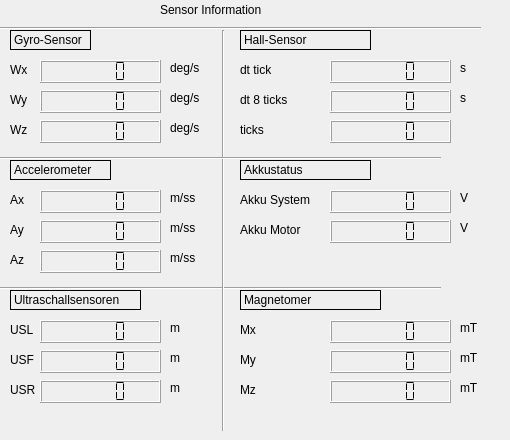
    <widget class="QWidget" name="tab">
     <attribute name="title">
      <string>Tab 1</string>
     </attribute>
     <widget class="QLabel" name="label_41">
      <property name="geometry">
       <rect>
        <x>460</x>
        <y>90</y>
        <width>41</width>
        <height>16</height>
       </rect>
      </property>
      <property name="text">
       <string>s</string>
      </property>
     </widget>
     <widget class="QLabel" name="label_54">
      <property name="geometry">
       <rect>
        <x>240</x>
        <y>350</y>
        <width>31</width>
        <height>20</height>
       </rect>
      </property>
      <property name="text">
       <string>My</string>
      </property>
     </widget>
     <widget class="QLabel" name="label_20">
      <property name="geometry">
       <rect>
        <x>10</x>
        <y>90</y>
        <width>21</width>
        <height>20</height>
       </rect>
      </property>
      <property name="text">
       <string>Wy</string>
      </property>
     </widget>
     <widget class="QLCDNumber" name="sensor_ax">
      <property name="geometry">
       <rect>
        <x>40</x>
        <y>190</y>
        <width>121</width>
        <height>23</height>
       </rect>
      </property>
      <property name="font">
       <font>
        <weight>75</weight>
        <bold>true</bold>
        <strikeout>false</strikeout>
        <kerning>true</kerning>
       </font>
      </property>
      <property name="segmentStyle">
       <enum>QLCDNumber::Flat</enum>
      </property>
     </widget>
     <widget class="QLabel" name="label_47">
      <property name="geometry">
       <rect>
        <x>460</x>
        <y>220</y>
        <width>16</width>
        <height>16</height>
       </rect>
      </property>
      <property name="text">
       <string>V</string>
      </property>
     </widget>
     <widget class="QLCDNumber" name="sensor_my">
      <property name="geometry">
       <rect>
        <x>330</x>
        <y>350</y>
        <width>121</width>
        <height>23</height>
       </rect>
      </property>
      <property name="font">
       <font>
        <weight>75</weight>
        <bold>true</bold>
        <strikeout>false</strikeout>
        <kerning>true</kerning>
       </font>
      </property>
      <property name="segmentStyle">
       <enum>QLCDNumber::Flat</enum>
      </property>
     </widget>
     <widget class="QLabel" name="label_30">
      <property name="geometry">
       <rect>
        <x>10</x>
        <y>30</y>
        <width>81</width>
        <height>20</height>
       </rect>
      </property>
      <property name="frameShape">
       <enum>QFrame::Box</enum>
      </property>
      <property name="midLineWidth">
       <number>0</number>
      </property>
      <property name="text">
       <string>Gyro-Sensor</string>
      </property>
     </widget>
     <widget class="QLCDNumber" name="sensor_usr">
      <property name="geometry">
       <rect>
        <x>40</x>
        <y>380</y>
        <width>121</width>
        <height>23</height>
       </rect>
      </property>
      <property name="font">
       <font>
        <weight>75</weight>
        <bold>true</bold>
        <strikeout>false</strikeout>
        <kerning>true</kerning>
       </font>
      </property>
      <property name="segmentStyle">
       <enum>QLCDNumber::Flat</enum>
      </property>
     </widget>
     <widget class="QLabel" name="label_44">
      <property name="geometry">
       <rect>
        <x>240</x>
        <y>120</y>
        <width>81</width>
        <height>20</height>
       </rect>
      </property>
      <property name="text">
       <string>ticks</string>
      </property>
     </widget>
     <widget class="QLabel" name="label_3">
      <property name="geometry">
       <rect>
        <x>160</x>
        <y>0</y>
        <width>121</width>
        <height>20</height>
       </rect>
      </property>
      <property name="text">
       <string>Sensor Information</string>
      </property>
     </widget>
     <widget class="QLabel" name="label_28">
      <property name="geometry">
       <rect>
        <x>10</x>
        <y>220</y>
        <width>21</width>
        <height>20</height>
       </rect>
      </property>
      <property name="text">
       <string>Ay</string>
      </property>
     </widget>
     <widget class="QLCDNumber" name="sensor_usf">
      <property name="geometry">
       <rect>
        <x>40</x>
        <y>350</y>
        <width>121</width>
        <height>23</height>
       </rect>
      </property>
      <property name="font">
       <font>
        <weight>75</weight>
        <bold>true</bold>
        <strikeout>false</strikeout>
        <kerning>true</kerning>
       </font>
      </property>
      <property name="segmentStyle">
       <enum>QLCDNumber::Flat</enum>
      </property>
     </widget>
     <widget class="QLCDNumber" name="sensor_az">
      <property name="geometry">
       <rect>
        <x>40</x>
        <y>250</y>
        <width>121</width>
        <height>23</height>
       </rect>
      </property>
      <property name="font">
       <font>
        <weight>75</weight>
        <bold>true</bold>
        <strikeout>false</strikeout>
        <kerning>true</kerning>
       </font>
      </property>
      <property name="segmentStyle">
       <enum>QLCDNumber::Flat</enum>
      </property>
     </widget>
     <widget class="Line" name="line_8">
      <property name="geometry">
       <rect>
        <x>220</x>
        <y>280</y>
        <width>221</width>
        <height>16</height>
       </rect>
      </property>
      <property name="orientation">
       <enum>Qt::Horizontal</enum>
      </property>
     </widget>
     <widget class="QLCDNumber" name="sensor_usl">
      <property name="geometry">
       <rect>
        <x>40</x>
        <y>320</y>
        <width>121</width>
        <height>23</height>
       </rect>
      </property>
      <property name="font">
       <font>
        <weight>75</weight>
        <bold>true</bold>
        <strikeout>false</strikeout>
        <kerning>true</kerning>
       </font>
      </property>
      <property name="segmentStyle">
       <enum>QLCDNumber::Flat</enum>
      </property>
     </widget>
     <widget class="QLabel" name="label_31">
      <property name="geometry">
       <rect>
        <x>10</x>
        <y>160</y>
        <width>101</width>
        <height>20</height>
       </rect>
      </property>
      <property name="frameShape">
       <enum>QFrame::Box</enum>
      </property>
      <property name="midLineWidth">
       <number>0</number>
      </property>
      <property name="text">
       <string>Accelerometer</string>
      </property>
     </widget>
     <widget class="Line" name="line_6">
      <property name="geometry">
       <rect>
        <x>220</x>
        <y>20</y>
        <width>261</width>
        <height>16</height>
       </rect>
      </property>
      <property name="orientation">
       <enum>Qt::Horizontal</enum>
      </property>
     </widget>
     <widget class="Line" name="line_5">
      <property name="geometry">
       <rect>
        <x>213</x>
        <y>30</y>
        <width>20</width>
        <height>401</height>
       </rect>
      </property>
      <property name="orientation">
       <enum>Qt::Vertical</enum>
      </property>
     </widget>
     <widget class="QLabel" name="label_19">
      <property name="geometry">
       <rect>
        <x>170</x>
        <y>60</y>
        <width>41</width>
        <height>16</height>
       </rect>
      </property>
      <property name="text">
       <string>deg/s</string>
      </property>
     </widget>
     <widget class="Line" name="line_4">
      <property name="geometry">
       <rect>
        <x>0</x>
        <y>280</y>
        <width>221</width>
        <height>16</height>
       </rect>
      </property>
      <property name="orientation">
       <enum>Qt::Horizontal</enum>
      </property>
     </widget>
     <widget class="Line" name="line_7">
      <property name="geometry">
       <rect>
        <x>220</x>
        <y>150</y>
        <width>221</width>
        <height>16</height>
       </rect>
      </property>
      <property name="orientation">
       <enum>Qt::Horizontal</enum>
      </property>
     </widget>
     <widget class="QLCDNumber" name="sensor_wz">
      <property name="geometry">
       <rect>
        <x>40</x>
        <y>120</y>
        <width>121</width>
        <height>23</height>
       </rect>
      </property>
      <property name="font">
       <font>
        <weight>75</weight>
        <bold>true</bold>
        <strikeout>false</strikeout>
        <kerning>true</kerning>
       </font>
      </property>
      <property name="segmentStyle">
       <enum>QLCDNumber::Flat</enum>
      </property>
     </widget>
     <widget class="Line" name="line_3">
      <property name="geometry">
       <rect>
        <x>0</x>
        <y>150</y>
        <width>221</width>
        <height>16</height>
       </rect>
      </property>
      <property name="orientation">
       <enum>Qt::Horizontal</enum>
      </property>
     </widget>
     <widget class="QLabel" name="label_43">
      <property name="geometry">
       <rect>
        <x>240</x>
        <y>60</y>
        <width>81</width>
        <height>20</height>
       </rect>
      </property>
      <property name="text">
       <string>dt tick</string>
      </property>
     </widget>
     <widget class="QLCDNumber" name="sensor_wy">
      <property name="geometry">
       <rect>
        <x>40</x>
        <y>90</y>
        <width>121</width>
        <height>23</height>
       </rect>
      </property>
      <property name="font">
       <font>
        <weight>75</weight>
        <bold>true</bold>
        <strikeout>false</strikeout>
        <kerning>true</kerning>
       </font>
      </property>
      <property name="segmentStyle">
       <enum>QLCDNumber::Flat</enum>
      </property>
     </widget>
     <widget class="QLabel" name="label_33">
      <property name="geometry">
       <rect>
        <x>170</x>
        <y>350</y>
        <width>41</width>
        <height>16</height>
       </rect>
      </property>
      <property name="text">
       <string>m</string>
      </property>
     </widget>
     <widget class="QLabel" name="label_29">
      <property name="geometry">
       <rect>
        <x>10</x>
        <y>190</y>
        <width>21</width>
        <height>20</height>
       </rect>
      </property>
      <property name="text">
       <string>Ax</string>
      </property>
     </widget>
     <widget class="QLCDNumber" name="sensor_batt_sys">
      <property name="geometry">
       <rect>
        <x>330</x>
        <y>190</y>
        <width>121</width>
        <height>23</height>
       </rect>
      </property>
      <property name="font">
       <font>
        <weight>75</weight>
        <bold>true</bold>
        <strikeout>false</strikeout>
        <kerning>true</kerning>
       </font>
      </property>
      <property name="segmentStyle">
       <enum>QLCDNumber::Flat</enum>
      </property>
     </widget>
     <widget class="QLabel" name="label_26">
      <property name="geometry">
       <rect>
        <x>170</x>
        <y>190</y>
        <width>41</width>
        <height>16</height>
       </rect>
      </property>
      <property name="text">
       <string>m/ss</string>
      </property>
     </widget>
     <widget class="QLabel" name="label_48">
      <property name="geometry">
       <rect>
        <x>240</x>
        <y>220</y>
        <width>91</width>
        <height>20</height>
       </rect>
      </property>
      <property name="text">
       <string>Akku Motor</string>
      </property>
     </widget>
     <widget class="QLabel" name="label_42">
      <property name="geometry">
       <rect>
        <x>240</x>
        <y>90</y>
        <width>81</width>
        <height>20</height>
       </rect>
      </property>
      <property name="text">
       <string>dt 8 ticks</string>
      </property>
     </widget>
     <widget class="QLabel" name="label_21">
      <property name="geometry">
       <rect>
        <x>170</x>
        <y>90</y>
        <width>41</width>
        <height>16</height>
       </rect>
      </property>
      <property name="text">
       <string>deg/s</string>
      </property>
     </widget>
     <widget class="QLabel" name="label_49">
      <property name="geometry">
       <rect>
        <x>240</x>
        <y>190</y>
        <width>91</width>
        <height>20</height>
       </rect>
      </property>
      <property name="text">
       <string>Akku System</string>
      </property>
     </widget>
     <widget class="QLabel" name="label_24">
      <property name="geometry">
       <rect>
        <x>10</x>
        <y>250</y>
        <width>21</width>
        <height>20</height>
       </rect>
      </property>
      <property name="text">
       <string>Az</string>
      </property>
     </widget>
     <widget class="QLabel" name="label_34">
      <property name="geometry">
       <rect>
        <x>170</x>
        <y>380</y>
        <width>41</width>
        <height>16</height>
       </rect>
      </property>
      <property name="text">
       <string>m</string>
      </property>
     </widget>
     <widget class="QLabel" name="label_22">
      <property name="geometry">
       <rect>
        <x>10</x>
        <y>120</y>
        <width>21</width>
        <height>20</height>
       </rect>
      </property>
      <property name="text">
       <string>Wz</string>
      </property>
     </widget>
     <widget class="QLabel" name="label_56">
      <property name="geometry">
       <rect>
        <x>240</x>
        <y>380</y>
        <width>31</width>
        <height>20</height>
       </rect>
      </property>
      <property name="text">
       <string>Mz</string>
      </property>
     </widget>
     <widget class="QLabel" name="label_37">
      <property name="geometry">
       <rect>
        <x>10</x>
        <y>290</y>
        <width>131</width>
        <height>20</height>
       </rect>
      </property>
      <property name="frameShape">
       <enum>QFrame::Box</enum>
      </property>
      <property name="midLineWidth">
       <number>0</number>
      </property>
      <property name="text">
       <string>Ultraschallsensoren</string>
      </property>
     </widget>
     <widget class="QLabel" name="label_25">
      <property name="geometry">
       <rect>
        <x>170</x>
        <y>250</y>
        <width>41</width>
        <height>16</height>
       </rect>
      </property>
      <property name="text">
       <string>m/ss</string>
      </property>
     </widget>
     <widget class="QLabel" name="label_55">
      <property name="geometry">
       <rect>
        <x>240</x>
        <y>290</y>
        <width>141</width>
        <height>20</height>
       </rect>
      </property>
      <property name="frameShape">
       <enum>QFrame::Box</enum>
      </property>
      <property name="midLineWidth">
       <number>0</number>
      </property>
      <property name="text">
       <string>Magnetomer</string>
      </property>
     </widget>
     <widget class="QLabel" name="label_32">
      <property name="geometry">
       <rect>
        <x>170</x>
        <y>320</y>
        <width>41</width>
        <height>16</height>
       </rect>
      </property>
      <property name="text">
       <string>m</string>
      </property>
     </widget>
     <widget class="QLabel" name="label_23">
      <property name="geometry">
       <rect>
        <x>170</x>
        <y>120</y>
        <width>41</width>
        <height>16</height>
       </rect>
      </property>
      <property name="text">
       <string>deg/s</string>
      </property>
     </widget>
     <widget class="QLabel" name="label_35">
      <property name="geometry">
       <rect>
        <x>460</x>
        <y>60</y>
        <width>41</width>
        <height>16</height>
       </rect>
      </property>
      <property name="text">
       <string>s</string>
      </property>
     </widget>
     <widget class="QLabel" name="label_51">
      <property name="geometry">
       <rect>
        <x>460</x>
        <y>350</y>
        <width>41</width>
        <height>16</height>
       </rect>
      </property>
      <property name="text">
       <string>mT</string>
      </property>
     </widget>
     <widget class="QLabel" name="label_46">
      <property name="geometry">
       <rect>
        <x>460</x>
        <y>190</y>
        <width>16</width>
        <height>16</height>
       </rect>
      </property>
      <property name="text">
       <string>V</string>
      </property>
     </widget>
     <widget class="QLabel" name="label_52">
      <property name="geometry">
       <rect>
        <x>460</x>
        <y>380</y>
        <width>41</width>
        <height>16</height>
       </rect>
      </property>
      <property name="text">
       <string>mT</string>
      </property>
     </widget>
     <widget class="QLabel" name="label_18">
      <property name="geometry">
       <rect>
        <x>10</x>
        <y>60</y>
        <width>21</width>
        <height>20</height>
       </rect>
      </property>
      <property name="text">
       <string>Wx</string>
      </property>
     </widget>
     <widget class="QLCDNumber" name="sensor_hall_dt">
      <property name="geometry">
       <rect>
        <x>330</x>
        <y>60</y>
        <width>121</width>
        <height>23</height>
       </rect>
      </property>
      <property name="font">
       <font>
        <weight>75</weight>
        <bold>true</bold>
        <strikeout>false</strikeout>
        <kerning>true</kerning>
       </font>
      </property>
      <property name="segmentStyle">
       <enum>QLCDNumber::Flat</enum>
      </property>
     </widget>
     <widget class="QLCDNumber" name="sensor_hall_dtf">
      <property name="geometry">
       <rect>
        <x>330</x>
        <y>90</y>
        <width>121</width>
        <height>23</height>
       </rect>
      </property>
      <property name="font">
       <font>
        <weight>75</weight>
        <bold>true</bold>
        <strikeout>false</strikeout>
        <kerning>true</kerning>
       </font>
      </property>
      <property name="segmentStyle">
       <enum>QLCDNumber::Flat</enum>
      </property>
     </widget>
     <widget class="Line" name="line_2">
      <property name="geometry">
       <rect>
        <x>0</x>
        <y>20</y>
        <width>221</width>
        <height>16</height>
       </rect>
      </property>
      <property name="orientation">
       <enum>Qt::Horizontal</enum>
      </property>
     </widget>
     <widget class="QLCDNumber" name="sensor_wx">
      <property name="geometry">
       <rect>
        <x>40</x>
        <y>60</y>
        <width>121</width>
        <height>23</height>
       </rect>
      </property>
      <property name="font">
       <font>
        <weight>75</weight>
        <bold>true</bold>
        <strikeout>false</strikeout>
        <kerning>true</kerning>
       </font>
      </property>
      <property name="segmentStyle">
       <enum>QLCDNumber::Flat</enum>
      </property>
     </widget>
     <widget class="QLabel" name="label_27">
      <property name="geometry">
       <rect>
        <x>170</x>
        <y>220</y>
        <width>41</width>
        <height>16</height>
       </rect>
      </property>
      <property name="text">
       <string>m/ss</string>
      </property>
     </widget>
     <widget class="QLCDNumber" name="sensor_hall_count">
      <property name="geometry">
       <rect>
        <x>330</x>
        <y>120</y>
        <width>121</width>
        <height>23</height>
       </rect>
      </property>
      <property name="font">
       <font>
        <weight>75</weight>
        <bold>true</bold>
        <strikeout>false</strikeout>
        <kerning>true</kerning>
       </font>
      </property>
      <property name="segmentStyle">
       <enum>QLCDNumber::Flat</enum>
      </property>
     </widget>
     <widget class="QLabel" name="label_50">
      <property name="geometry">
       <rect>
        <x>460</x>
        <y>320</y>
        <width>41</width>
        <height>16</height>
       </rect>
      </property>
      <property name="text">
       <string>mT</string>
      </property>
     </widget>
     <widget class="QLCDNumber" name="sensor_mz">
      <property name="geometry">
       <rect>
        <x>330</x>
        <y>380</y>
        <width>121</width>
        <height>23</height>
       </rect>
      </property>
      <property name="font">
       <font>
        <weight>75</weight>
        <bold>true</bold>
        <strikeout>false</strikeout>
        <kerning>true</kerning>
       </font>
      </property>
      <property name="segmentStyle">
       <enum>QLCDNumber::Flat</enum>
      </property>
     </widget>
     <widget class="QLabel" name="label_39">
      <property name="geometry">
       <rect>
        <x>10</x>
        <y>380</y>
        <width>31</width>
        <height>20</height>
       </rect>
      </property>
      <property name="text">
       <string>USR</string>
      </property>
     </widget>
     <widget class="QLabel" name="label_53">
      <property name="geometry">
       <rect>
        <x>240</x>
        <y>320</y>
        <width>31</width>
        <height>20</height>
       </rect>
      </property>
      <property name="text">
       <string>Mx</string>
      </property>
     </widget>
     <widget class="QLabel" name="label_38">
      <property name="geometry">
       <rect>
        <x>10</x>
        <y>320</y>
        <width>31</width>
        <height>20</height>
       </rect>
      </property>
      <property name="text">
       <string>USL</string>
      </property>
     </widget>
     <widget class="QLabel" name="label_45">
      <property name="geometry">
       <rect>
        <x>240</x>
        <y>160</y>
        <width>131</width>
        <height>20</height>
       </rect>
      </property>
      <property name="frameShape">
       <enum>QFrame::Box</enum>
      </property>
      <property name="midLineWidth">
       <number>0</number>
      </property>
      <property name="text">
       <string>Akkustatus</string>
      </property>
     </widget>
     <widget class="QLabel" name="label_36">
      <property name="geometry">
       <rect>
        <x>10</x>
        <y>350</y>
        <width>31</width>
        <height>20</height>
       </rect>
      </property>
      <property name="text">
       <string>USF</string>
      </property>
     </widget>
     <widget class="QLCDNumber" name="sensor_batt_motor">
      <property name="geometry">
       <rect>
        <x>330</x>
        <y>220</y>
        <width>121</width>
        <height>23</height>
       </rect>
      </property>
      <property name="font">
       <font>
        <weight>75</weight>
        <bold>true</bold>
        <strikeout>false</strikeout>
        <kerning>true</kerning>
       </font>
      </property>
      <property name="segmentStyle">
       <enum>QLCDNumber::Flat</enum>
      </property>
     </widget>
     <widget class="QLCDNumber" name="sensor_mx">
      <property name="geometry">
       <rect>
        <x>330</x>
        <y>320</y>
        <width>121</width>
        <height>23</height>
       </rect>
      </property>
      <property name="font">
       <font>
        <weight>75</weight>
        <bold>true</bold>
        <strikeout>false</strikeout>
        <kerning>true</kerning>
       </font>
      </property>
      <property name="segmentStyle">
       <enum>QLCDNumber::Flat</enum>
      </property>
     </widget>
     <widget class="QLabel" name="label_40">
      <property name="geometry">
       <rect>
        <x>240</x>
        <y>30</y>
        <width>131</width>
        <height>20</height>
       </rect>
      </property>
      <property name="frameShape">
       <enum>QFrame::Box</enum>
      </property>
      <property name="midLineWidth">
       <number>0</number>
      </property>
      <property name="text">
       <string>Hall-Sensor</string>
      </property>
     </widget>
     <widget class="QLCDNumber" name="sensor_ay">
      <property name="geometry">
       <rect>
        <x>40</x>
        <y>220</y>
        <width>121</width>
        <height>23</height>
       </rect>
      </property>
      <property name="font">
       <font>
        <weight>75</weight>
        <bold>true</bold>
        <strikeout>false</strikeout>
        <kerning>true</kerning>
       </font>
      </property>
      <property name="segmentStyle">
       <enum>QLCDNumber::Flat</enum>
      </property>
     </widget>
    </widget>
